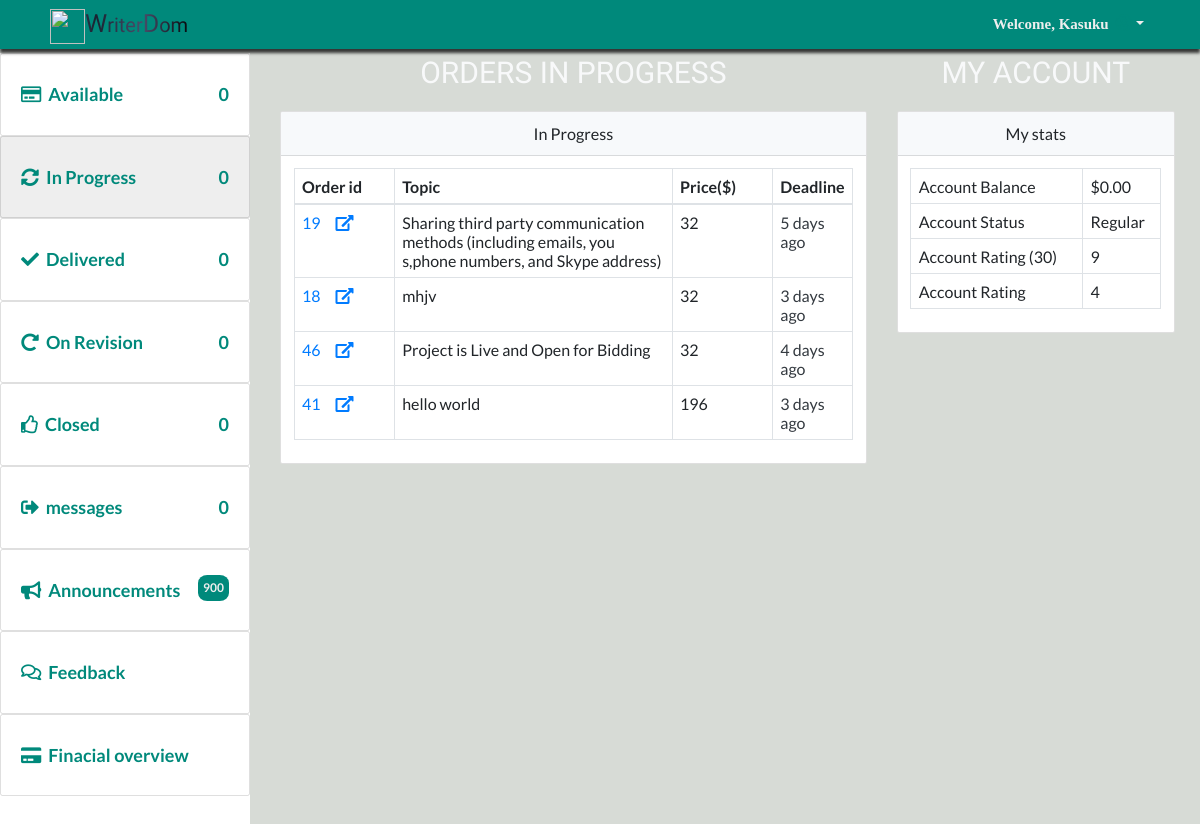
/tutor/in-progress.php (signed in), run on the app's committed database.
### tables this page shows
CREATE TABLE `on_progress` (
  `project_num` int(11) NOT NULL,
  `project_id` varchar(212) NOT NULL,
  `student_id` varchar(212) NOT NULL,
  `tutor_id` varchar(212) NOT NULL
);

CREATE TABLE `projects` (
  `project_id` bigint(20) UNSIGNED NOT NULL,
  `student_id` int(11) NOT NULL,
  `title` text NOT NULL,
  `deadline` text NOT NULL,
  `subject` text NOT NULL,
  `instructions` longtext NOT NULL,
  `style` text NOT NULL,
  `type_of_paper` text NOT NULL,
  `pages` tinyint(11) NOT NULL,
  `slides` tinyint(11) NOT NULL,
  `problems` tinyint(11) NOT NULL,
  `budget` varchar(255) NOT NULL,
  `charges` varchar(255) NOT NULL DEFAULT '0',
  `cost` varchar(255) NOT NULL DEFAULT '0',
  `bids` tinyint(100) NOT NULL DEFAULT '0',
  `academic_level` text NOT NULL,
  `sources` tinyint(11) NOT NULL,
  `status` tinyint(4) NOT NULL DEFAULT '0',
  `DATE_CREATED` text NOT NULL
);

### dbconfig/dbconnect.php (called while the page is built, shortened)
<?php
require_once(  'shared/ez_sql_core.php');
require_once( 'ez_sql_mysqli.php');
$db=new ezSQL_mysqli(DB_USER, DB_PASS,DB_NAME,DB_HOST,DB_ENCODING);
 ?>

### dbconfig/ez_sql_mysqli.php (called while the page is built, shortened)
<?php
class ezSQL_mysqli extends ezSQLcore
{
    private $ezsql_mysql_str = array
        (
            1 => 'Require $dbuser and $dbpassword to connect to a database server',
            2 => 'Error establishing mySQL database connection. Correct user/password? Correct hostname? Database server running?',
            3 => 'Require $dbname to select a database',
            4 => 'mySQL database connection is not active',
            5 => 'Unexpected error while trying to select database'
        );
    private $_dbuser;
    private $_dbpassword;
    private $_dbname;
    private $_dbhost;
    private $_charset = 'utf8';
    private $_result;
    public $show_errors = true;
    public $dbh;
    public function __construct($dbuser='', $dbpassword='', $dbname='', $dbhost='localhost', $charset='') {
        $this->_dbuser = $dbuser;
        $this->_dbpassword = $dbpassword;
        $this->_dbname = $dbname;
        $this->_dbhost = $dbhost;
    }
    public function connect($dbuser='', $dbpassword='', $dbhost='localhost', $charset='') {
        $this->_connected = false;
        $this->_dbuser = empty($dbuser) ? $this->_dbuser : $dbuser;
        $this->_dbpassword = empty($dbpassword) ? $this->_dbpassword : $dbpassword;
        $this->_dbhost = $dbhost!='localhost' ? $this->_dbhost : $dbhost;
        $this->_charset = empty($charset) ? $this->_charset : $charset;
        if ( empty($this->_dbuser) ) {
            $this->register_error($this->ezsql_mysql_str[1] . ' in ' . __FILE__ . ' on line ' . __LINE__);
            $this->show_errors ? trigger_error($this->ezsql_mysql_str[1], E_USER_WARNING) : null;
        } else if ( ! $this->dbh = mysqli_connect($this->_dbhost, $this->_dbuser, $this->_dbpassword, $this->_dbname) ) {
            $this->register_error($this->ezsql_mysql_str[2] . ' in ' . __FILE__ . ' on line ' . __LINE__);
            $this->show_errors ? trigger_error($this->ezsql_mysql_str[2], E_USER_WARNING) : null;
        } else {
            mysqli_set_charset($this->dbh, $this->_charset);
            $this->_connected = true;
        }
        return $this->_connected;
    }
    public function select($dbname='', $charset='') {
        if ( ! $dbname ) {
            $this->register_error($this->ezsql_mysql_str[3] . ' in ' . __FILE__ . ' on line ' . __LINE__);
            $this->show_errors ? trigger_error($this->ezsql_mysql_str[3], E_USER_WARNING) : null;
            return false;
        } else if ( ! $this->dbh ) {
            $this->register_error($this->ezsql_mysql_str[4] . ' in ' . __FILE__ . ' on line ' . __LINE__);
            $this->show_errors ? trigger_error($this->ezsql_mysql_str[4], E_USER_WARNING) : null;
            return false;
        } else {
            $this->_dbname = $dbname;
            if ( $charset == '') {
                $charset = $this->_charset;
            }
             if ( $charset != '' ) {
                $charsets = array();
                $recordset = mysqli_query($this->dbh, 'SHOW CHARACTER SET');
                while ( $row = mysqli_fetch_array($recordset, MYSQLI_ASSOC) ) {
                        $charsets[] = $row['Charset'];
                }
            }
            $this->_connected = true;
        }
        return $this->_connected;
    }
    public function query($query, $use_prepare=false) {
		$query = str_replace(_TAG, '?', $query);
        $return_val = 0;
        $query = trim($query);
        if ( ! isset($this->dbh) || ! $this->dbh ) {
            $this->select($this->_dbname);
        }
		if (!empty($param) && is_array($param) && ($this->getPrepare()))
			return $this->query_prepared($query, $param);
		else
			$this->_result = mysqli_query($this->dbh, $query);
        $is_insert = false;
        if ( preg_match("/^(insert|delete|update|replace)\s+/i", $query) ) {
            $this->_affectedRows = mysqli_affected_rows($this->dbh);
            if ( preg_match("/^(insert|replace)\s+/i", $query) ) {
                $this->insert_id = mysqli_insert_id($this->dbh);
            }
            $return_val = $this->_affectedRows;
        } else {
            if ( !is_numeric($this->_result) && !is_bool($this->_result)) {
                $i=0;
                $num_rows=0;
                while ( $row = mysqli_fetch_object($this->_result) ) {
                    $num_rows++;
                }
                $this->num_rows = $num_rows;
                $return_val = $this->num_rows;
            }
        }
        return $return_val;
    }
}

### dbconfig/shared/ez_sql_core.php (called while the page is built, shortened)
<?php
    require_once('ezQuery.php');
	class ezSQLcore extends ezQuery
	{
    public $last_result = null;
		function flush()
		{
			$this->last_result = null;
		}
		function get_results($query=null, $output = OBJECT, $use_prepare=false) {
			if ( $query ) {
				$this->query($query, $use_prepare);
			}
			if ( $output == OBJECT ) {
				return $this->last_result;
			} elseif ( $output == _JSON ) {
				return json_encode($this->last_result);
			}
		}
}

### dbconfig/shared/ezQuery.php (called while the page is built, shortened)
<?php
class ezQuery
{
    function setParamaters($valuetoadd=null) {
        if (empty($valuetoadd)) {
            $this->preparedvalues = array();
            return null;
        } else
            return array_push($this->preparedvalues, $valuetoadd);
	}
}

### inc/utilities.php (called while the page is built, shortened)
<?php
$date_global=date('Y-m-d H:i:s');
if (!isset($chat)) {
	require_once("../inc/global_functions.php");
}

### inc/global_functions.php (called while the page is built, shortened)
<?php function getDateTimeDiff($current_date, $other_date){
	$now_timeStamp=strtotime($current_date);
	if ($now_timeStamp<$other_date) {
		$diff_timestmp=$other_date- $now_timeStamp;
	if ($diff_timestmp<60) {
		if ($diff_timestmp==1) {
			return $diff_timestmp . ' sec';
		}else{
			return $diff_timestmp . ' secs';
		}
	} elseif($diff_timestmp>=60 && $diff_timestmp<3600) {
		if (round(($diff_timestmp/60))==1) {
			return round(($diff_timestmp/60)). ' min ';
		}else{
			return round(($diff_timestmp/60)). ' mins ';
		}
	}elseif($diff_timestmp>=3600 && $diff_timestmp<86400) {
		if (floor(($diff_timestmp/3600))==1) {
			$time_remaining=floor(($diff_timestmp/3600)). ' hour';
			if (floor((($diff_timestmp/3600)-floor($diff_timestmp/3600))*60 )==1) {
				$time_remaining.=floor((($diff_timestmp/3600)-floor($diff_timestmp/3600))*60 ). ' min';
			}elseif(floor((($diff_timestmp/3600)-floor($diff_timestmp/3600))*60 )>1){
				$time_remaining.=floor((($diff_timestmp/3600)-floor($diff_timestmp/3600))*60 ). ' mins';
			}
			 return $time_remaining;
		}else{
			$time_remaining = floor(($diff_timestmp/3600)). ' hours ';
			if (floor((($diff_timestmp/3600)-floor($diff_timestmp/3600))*60 )==1) {
				$time_remaining.=floor((($diff_timestmp/3600)-floor($diff_timestmp/3600))*60 ). ' min';
			}elseif(floor((($diff_timestmp/3600)-floor($diff_timestmp/3600))*60 )>1){
				$time_remaining.=floor((($diff_timestmp/3600)-floor($diff_timestmp/3600))*60 ). ' mins';
			}
			return $time_remaining;
		}
	}elseif($diff_timestmp>=86400 && $diff_timestmp<86400 * 30) {
		if (floor(($diff_timestmp/86400))==1) {
			$time_remaining=floor(($diff_timestmp/86400)). ' day ';
			if (floor((($diff_timestmp/86400)-floor($diff_timestmp/86400))*24)==1) {
				$time_remaining.=floor((($diff_timestmp/86400)-floor($diff_timestmp/86400))*24 ). ' hour';
			} elseif(floor((($diff_timestmp/86400)-floor($diff_timestmp/86400))*60 )>1) {
				$time_remaining.=floor((($diff_timestmp/86400)-floor($diff_timestmp/86400))*24 ). ' hours';
			}
			return $time_remaining;
		}else{
			$time_remaining=floor(($diff_timestmp/86400)). ' days ';
			if (floor((($diff_timestmp/86400)-floor($diff_timestmp/86400))*24 )==1) {
				$time_remaining.=floor((($diff_timestmp/86400)-floor($diff_timestmp/86400))*24 ). ' hour';
			} elseif(floor((($diff_timestmp/86400)-floor($diff_timestmp/86400))*60 )>1) {
				$time_remaining.=floor((($diff_timestmp/86400)-floor($diff_timestmp/86400))*24 ). ' hours';
			}
			return $time_remaining;
		}
	}elseif($diff_timestmp>=86400 * 30 && $diff_timestmp<86400 * 365) {
		if (round(($diff_timestmp/(86400 * 30)))==1) {
			return round(($diff_timestmp/(86400 * 30))). ' month';
		}else{
			return round(($diff_timestmp/(86400 * 30))). ' months';
		}
	}else{
		if (round(($diff_timestmp/(86400 * 365)))==1) {
			return round(($diff_timestmp/(86400 * 365))). ' year';
		}
		return round(($diff_timestmp/(86400 * 365))). ' years';
	}
	}else{
		$diff_timestmp=$now_timeStamp - $other_date;
	if ($diff_timestmp<60) {
		return $diff_timestmp . ' sec ago';
	} elseif($diff_timestmp>=60 && $diff_timestmp<3600) {
		return round(($diff_timestmp/60)). ' mins ago';
	}elseif($diff_timestmp>=3600 && $diff_timestmp<86400) {
		return round(($diff_timestmp/3600)). ' hours ago';
	}elseif($diff_timestmp>=86400 && $diff_timestmp<86400 * 30) {
		return round(($diff_timestmp/86400)). ' days ago';
	}elseif($diff_timestmp>=86400 * 30 && $diff_timestmp<86400 * 365) {
		return round(($diff_timestmp/(86400 * 30))). ' months ago';
	}else{
		return round(($diff_timestmp/(86400 * 365))). ' years ago';
	}
	}
} ?>

### tutor/in-progress.php (the view, shortened to what this page needs)
<?php
require_once "../inc/header_links.php";
require_once "../components/top_nav.php";
require_once("../dbconfig/dbconnect.php");
require_once("../inc/utilities.php");
$query="SELECT * FROM on_progress LEFT JOIN projects ON on_progress.project_id=projects.project_id WHERE on_progress.tutor_id=".$_SESSION['user_id'];
$results=$db->get_results($query)
?>
<div class="display">
    <div class="display__content">
        <?php require_once "../components/tutor_leftnav.php" ?>
        <div class="row">
            <div class="col-sm-12 col-md-12 col-lg-12 col-xl-8">
                <h1 class="headingTertiary text-light">Orders In Progress</h1>
                <div class="card">
                    <div class="card-header">In Progress</div>
                    <div class="card-body">
                        <?php if ($db->num_rows<1) {?>
                           <div class="headingSecondary">Nothing to show Yet</div>
                       <?php }else{ ?>
                        <table class="table table-bordered">
                            <thead>
                                <tr>
                                    <th>Order id</th>
                                    <th class="wide">Topic</th>
                                    <th class="smalll">Price($)</th>
                                    <th class="medium">Deadline</th>
                                </tr>
                            </thead>
                            <tbody>
                                <?php foreach ($results as $result): ?>
                                    <tr>
                                    <td class="smalll"><a href="in-progress-details?pid=<?php echo urlencode(convert_uuencode($result->project_id)); ?>"><?php echo $result->project_id; ?><i
                                                class="fas fa-external-link-alt icon-r ml-4"></i></a></td>
                                    <td><?php echo $result->title; ?></td>
                                    <td><?php echo $result->charges; ?></td>
                                    <td><?php $time=getDateTimeDiff($date_global, $result->deadline );
                                         $period= explode(" ", $time); ?>
                                        <?php if ($period[1]=="days"): ?>
                                        <span class="text-dark"><?php echo "{$time}"; ?></span>
                                        <?php elseif($period[1]=="day"): ?>
                                        <span class="text-success"><?php echo "{$time}"; ?></span>
                                        <?php elseif($period[1]=="hours" || $period[1]=="hour"): ?>
                                        <span class="text-warning"><?php echo "{$time}"; ?></span>
                                        <?php elseif($period[1]=="mins" || $period[1]=="min"): ?>
                                        <span class="text-danger"><?php echo "{$time}"; ?></span>
                                        <?php elseif($period[1]=="secs" || $period[1]=="sec"): ?>
                                        <span class="text-danger"><?php echo "{$time}"; ?></span>
                                        <?php endif ?>
                                    </td>
                                </tr>
                                <?php endforeach ?>
                            </tbody>
                        </table>
                       <?php } ?>
                    </div>
                </div>
            </div>
            <div class="col-sm-12 col-md-12 col-lg-12  col-xl-4">
                <h1 class="headingTertiary text-light">My Account</h1>
                <div class="card">
                    <div class="card-header">My stats</div>
                    <div class="card-body">
                        <table class="table  table-bordered table-hover ">
                            <tbody>
                                <tr>
                                    <td>Account Balance</td>
                                    <td>$0.00</td>
                                </tr>
                                <tr>
                                    <td>Account Status</td>
                                    <td>Regular</td>
                                </tr>
                                <tr>
                                    <td>Account Rating (30)</td>
                                    <td>9</td>
                                </tr>
                                <tr>
                                    <td>Account Rating</td>
                                    <td>4</td>
                                </tr>
                            </tbody>
                        </table>
                    </div>
                </div>
            </div>
        </div>
    </div>
</div>
<?php
require_once"../inc/footer_links.php";
 ?>

### css/settings.css (style rules this page uses)
*, *::after, *::before { margin: 0; padding: 0; box-sizing: inherit; }
body { font-family: 'Lato'; font-size: 1.8rem; line-height: 1.7; font-weight: 400; box-sizing: border-box; min-width: 767px; background: #D7DBD6; }
.headingTertiary { text-transform: uppercase; font-family: 'Cardo', sans-serif; display: block; margin-bottom: 2rem; font-weight: 400; }
@media (min-width: 990px) { .headingTertiary { font-size: 3rem; } }
.icon-r { margin-right: .7rem; }
.wide { width: 50%; }
.medium { width: 32%; }
.smalll { width: 18%; }
.table { text-align: left; }
.card-header { background: #F7F9FB !important; }
.display { font-size: 90% !important; margin-left: 25.5rem; background: #D7DBD6; padding-top: 3rem; }
.display__content { min-height: 795px; text-align: center; padding: 2.5rem 2.5rem; }

### data on the page
on_progress: project.project_id "19", project.title "Sharing third party communication methods (including emails, you s,phone numbers, and Skype address)", project.charges "32", project.deadline "5 days ago"
on_progress: project.project_id "18", project.title "mhjv", project.charges "32", project.deadline "3 days ago"
on_progress: project.project_id "46", project.title "Project is Live and Open for Bidding", project.charges "32", project.deadline "4 days ago"
on_progress: project.project_id "41", project.title "hello world", project.charges "196", project.deadline "3 days ago"

### other printed values
$name[0] "Kasuku"
